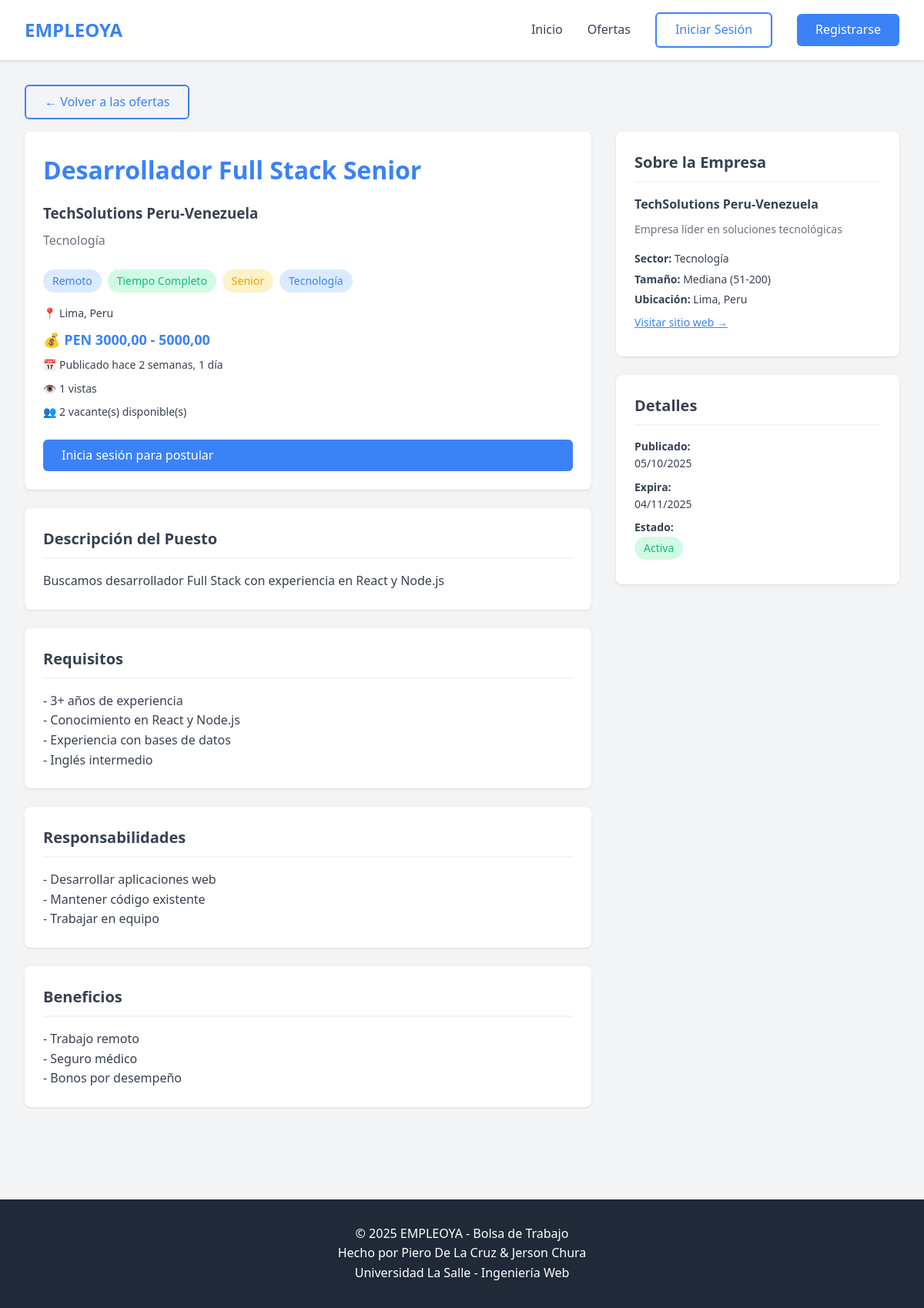
The page /ofertas/1/ on the database as committed earlier.
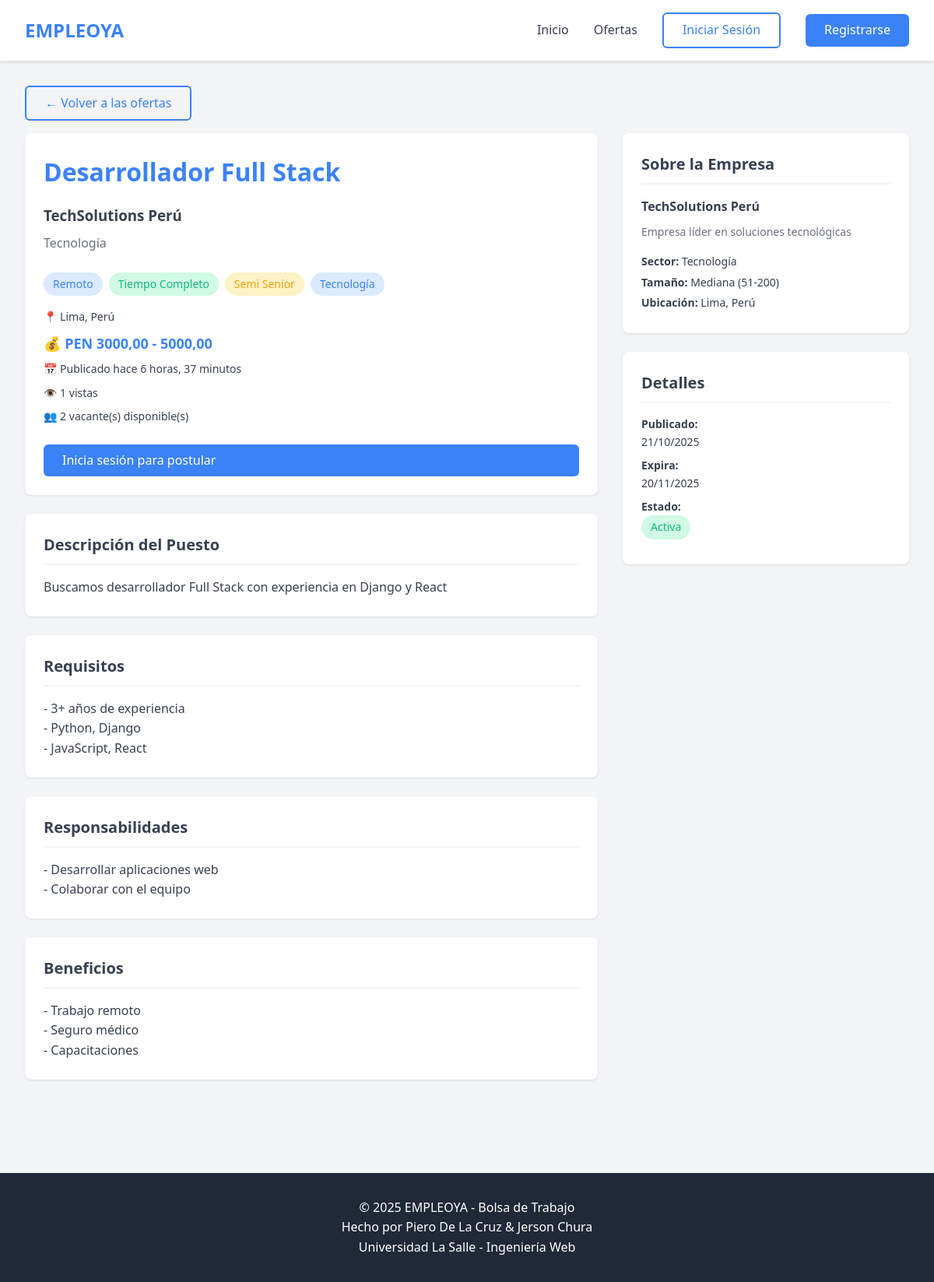
The same page on the database as committed later.
### MyWebApps/models.py (models this page shows, shortened)
class OfertaTrabajo(models.Model):
    MODALIDAD_CHOICES = [
        ('presencial', 'Presencial'),
        ('remoto', 'Remoto'),
        ('hibrido', 'Híbrido'),
    ]
    TIPO_CONTRATO_CHOICES = [
        ('tiempo_completo', 'Tiempo Completo'),
        ('medio_tiempo', 'Medio Tiempo'),
        ('por_proyecto', 'Por Proyecto'),
        ('freelance', 'Freelance'),
        ('practicas', 'Prácticas'),
        ('temporal', 'Temporal'),
    ]
    NIVEL_EXPERIENCIA_CHOICES = [
        ('sin_experiencia', 'Sin Experiencia'),
        ('junior', 'Junior'),
        ('semi_senior', 'Semi Senior'),
        ('senior', 'Senior'),
        ('lead', 'Lead/Experto'),
    ]
    ESTADO_CHOICES = [
        ('borrador', 'Borrador'),
        ('pendiente_aprobacion', 'Pendiente de Aprobación'),
        ('activa', 'Activa'),
        ('pausada', 'Pausada'),
        ('expirada', 'Expirada'),
        ('cerrada', 'Cerrada'),
    ]
    empresa = models.ForeignKey(
        Empresa,
        on_delete=models.CASCADE,
        related_name='ofertas',
        verbose_name='Empresa'
    )
    categoria = models.ForeignKey(
        Categoria,
        on_delete=models.SET_NULL,
        null=True,
        related_name='ofertas',
        verbose_name='Categoría'
    )
    titulo = models.CharField(max_length=200, verbose_name='Título')
    descripcion = models.TextField(verbose_name='Descripción')
    requisitos = models.TextField(blank=True, null=True, verbose_name='Requisitos')
    responsabilidades = models.TextField(blank=True, null=True, verbose_name='Responsabilidades')
    beneficios = models.TextField(blank=True, null=True, verbose_name='Beneficios')
    salario_min = models.DecimalField(
        max_digits=10,
        decimal_places=2,
        blank=True,
        null=True,
        verbose_name='Salario Mínimo'
    )
    salario_max = models.DecimalField(
        max_digits=10,
        decimal_places=2,
        blank=True,
        null=True,
        verbose_name='Salario Máximo'
    )
    moneda = models.CharField(max_length=3, default='PEN', verbose_name='Moneda')
    ubicacion = models.CharField(max_length=200, blank=True, null=True, verbose_name='Ubicación')
    modalidad = models.CharField(
        max_length=20,
        choices=MODALIDAD_CHOICES,
        verbose_name='Modalidad'
    )
    tipo_contrato = models.CharField(
        max_length=20,
        choices=TIPO_CONTRATO_CHOICES,
        verbose_name='Tipo de Contrato'
    )
    nivel_experiencia = models.CharField(
        max_length=20,
        choices=NIVEL_EXPERIENCIA_CHOICES,
        verbose_name='Nivel de Experiencia Requerido'
    )
    vacantes_disponibles = models.IntegerField(
        default=1,
        validators=[MinValueValidator(1)],
        verbose_name='Vacantes Disponibles'
    )
    fecha_publicacion = models.DateTimeField(blank=True, null=True, verbose_name='Fecha de Publicación')
    fecha_expiracion = models.DateTimeField(blank=True, null=True, verbose_name='Fecha de Expiración')
    fecha_inicio_deseada = models.DateField(blank=True, null=True, verbose_name='Fecha de Inicio Deseada')
    estado = models.CharField(
        max_length=30,
        choices=ESTADO_CHOICES,
        default='borrador',
        verbose_name='Estado'
    )
    aprobada_admin = models.BooleanField(default=False, verbose_name='Aprobada por Admin')
    fecha_aprobacion = models.DateTimeField(blank=True, null=True, verbose_name='Fecha de Aprobación')
    vistas = models.IntegerField(default=0, verbose_name='Número de Vistas')
    fecha_creacion = models.DateTimeField(auto_now_add=True, verbose_name='Fecha de Creación')
    fecha_actualizacion = models.DateTimeField(auto_now=True, verbose_name='Última Actualización')
    class Meta:
        db_table = 'oferta_trabajo'
        verbose_name = 'Oferta de Trabajo'
        verbose_name_plural = 'Ofertas de Trabajo'
        ordering = ['-fecha_publicacion', '-fecha_creacion']
        indexes = [
            models.Index(fields=['estado', 'fecha_publicacion']),
            models.Index(fields=['categoria', 'estado']),
            models.Index(fields=['modalidad', 'estado']),
        ]
    def save(self, *args, **kwargs):
        if self.estado == 'activa' and not self.fecha_publicacion:
            self.fecha_publicacion = timezone.now()
        super().save(*args, **kwargs)

class Empresa(models.Model):
    TAMANO_EMPRESA_CHOICES = [
        ('startup', 'Startup (1-10)'),
        ('pyme', 'PYME (11-50)'),
        ('mediana', 'Mediana (51-200)'),
        ('grande', 'Grande (201-1000)'),
        ('corporacion', 'Corporación (1000+)'),
    ]
    usuario = models.OneToOneField(
        Usuario,
        on_delete=models.CASCADE,
        related_name='empresa',
        verbose_name='Usuario'
    )
    nombre_empresa = models.CharField(max_length=200, verbose_name='Nombre de la Empresa')
    ruc = models.CharField(max_length=20, unique=True, null=True, blank=True, verbose_name='RUC')
    descripcion = models.TextField(blank=True, null=True, verbose_name='Descripción')
    sector = models.CharField(max_length=100, blank=True, null=True, verbose_name='Sector')
    ubicacion = models.CharField(max_length=200, blank=True, null=True, verbose_name='Ubicación')
    sitio_web = models.URLField(blank=True, null=True, verbose_name='Sitio Web')
    logo_url = models.CharField(max_length=500, blank=True, null=True, verbose_name='URL del Logo')
    tamaño_empresa = models.CharField(
        max_length=20,
        choices=TAMANO_EMPRESA_CHOICES,
        default='pyme',
        verbose_name='Tamaño de Empresa'
    )
    telefono_empresa = models.CharField(max_length=20, blank=True, null=True, verbose_name='Teléfono')
    verificada = models.BooleanField(default=False, verbose_name='Verificada')
    fecha_creacion = models.DateTimeField(auto_now_add=True, verbose_name='Fecha de Creación')
    fecha_actualizacion = models.DateTimeField(auto_now=True, verbose_name='Última Actualización')
    class Meta:
        db_table = 'empresa'
        verbose_name = 'Empresa'
        verbose_name_plural = 'Empresas'
        ordering = ['-fecha_creacion']

class Categoria(models.Model):
    nombre = models.CharField(max_length=100, unique=True, verbose_name='Nombre')
    descripcion = models.TextField(blank=True, null=True, verbose_name='Descripción')
    icono = models.CharField(max_length=50, blank=True, null=True, verbose_name='Icono')
    activa = models.BooleanField(default=True, verbose_name='Activa')
    fecha_creacion = models.DateTimeField(auto_now_add=True, verbose_name='Fecha de Creación')
    class Meta:
        db_table = 'categoria'
        verbose_name = 'Categoría'
        verbose_name_plural = 'Categorías'
        ordering = ['nombre']

### MyWebApps/views.py (the view)
# urls.py: path('ofertas/<int:oferta_id>/', views.oferta_detalle, name='oferta_detalle'),
def oferta_detalle(request, oferta_id):
    oferta = get_object_or_404(
        OfertaTrabajo.objects.select_related('empresa', 'categoria'),
        id=oferta_id,
        estado='activa'
    )
    oferta.vistas += 1
    oferta.save(update_fields=['vistas'])
    ya_postulo = False
    if request.user.is_authenticated and hasattr(request.user, 'perfil_postulante'):
        ya_postulo = Postulacion.objects.filter(
            oferta=oferta,
            postulante=request.user.perfil_postulante
        ).exists()
    ofertas_similares = OfertaTrabajo.objects.filter(
        categoria=oferta.categoria,
        estado='activa',
        aprobada_admin=True
    ).exclude(id=oferta.id).select_related('empresa')[:4]
    context = {
        'oferta': oferta,
        'ya_postulo': ya_postulo,
        'ofertas_similares': ofertas_similares,
    }
    return render(request, 'MyWebApps/oferta_detalle.html', context)

### MyWebApps/templates/MyWebApps/oferta_detalle.html (shortened to what this page needs)
{% extends 'MyWebApps/base.html' %}
{% block content %}
<div class="container">
    <a href="{% url 'ofertas_lista' %}" class="btn btn-outline mb-2">← Volver a las ofertas</a>
    <div class="grid" style="grid-template-columns: 2fr 1fr; gap: 2rem;">
        <div>
            <div class="card">
                <h1 style="color: var(--primary); margin-bottom: 1rem;">{{ oferta.titulo }}</h1>
                <div style="margin-bottom: 1.5rem;">
                    <h3 style="margin-bottom: 0.5rem;">{{ oferta.empresa.nombre_empresa }}</h3>
                    <p class="text-muted">{{ oferta.empresa.sector }}</p>
                </div>
                <div style="display: flex; gap: 0.5rem; margin-bottom: 1rem; flex-wrap: wrap;">
                    <span class="badge badge-primary">{{ oferta.get_modalidad_display }}</span>
                    <span class="badge badge-success">{{ oferta.get_tipo_contrato_display }}</span>
                    <span class="badge badge-warning">{{ oferta.get_nivel_experiencia_display }}</span>
                    <span class="badge badge-primary">{{ oferta.categoria.nombre }}</span>
                </div>
                <div style="font-size: 0.875rem; color: var(--text); margin-bottom: 1.5rem;">
                    <p style="margin: 0.5rem 0;">📍 {{ oferta.ubicacion }}</p>
                    {% if oferta.salario_min and oferta.salario_max %}
                    <p style="margin: 0.5rem 0; font-weight: 600; color: var(--primary); font-size: 1.125rem;">
                        💰 {{ oferta.moneda }} {{ oferta.salario_min }} - {{ oferta.salario_max }}
                    </p>
                    {% endif %}
                    <p style="margin: 0.5rem 0;">📅 Publicado hace {{ oferta.fecha_publicacion|timesince }}</p>
                    <p style="margin: 0.5rem 0;">👁️ {{ oferta.vistas }} vistas</p>
                    <p style="margin: 0.5rem 0;">👥 {{ oferta.vacantes_disponibles }} vacante(s) disponible(s)</p>
                </div>
                {% if user.is_authenticated and user.tipo_usuario == 'postulante' %}
                    {% if ya_postulo %}
                        <button class="btn btn-secondary" disabled style="width: 100%;">
                            Ya has postulado a esta oferta
                        </button>
                    {% else %}
                        <a href="{% url 'postular_oferta' oferta.id %}" class="btn btn-primary" style="width: 100%;">
                            Postular a esta oferta
                        </a>
                    {% endif %}
                {% elif user.is_authenticated and user.tipo_usuario == 'empleador' %}
                    <button class="btn btn-secondary" disabled style="width: 100%;">
                        Solo postulantes pueden aplicar
                    </button>
                {% else %}
                    <a href="{% url 'login' %}?next={{ request.path }}" class="btn btn-primary" style="width: 100%;">
                        Inicia sesión para postular
                    </a>
                {% endif %}
            </div>
            <div class="card">
                <h3 class="card-header">Descripción del Puesto</h3>
                <p style="white-space: pre-line;">{{ oferta.descripcion }}</p>
            </div>
            {% if oferta.requisitos %}
            <div class="card">
                <h3 class="card-header">Requisitos</h3>
                <p style="white-space: pre-line;">{{ oferta.requisitos }}</p>
            </div>
            {% endif %}
            {% if oferta.responsabilidades %}
            <div class="card">
                <h3 class="card-header">Responsabilidades</h3>
                <p style="white-space: pre-line;">{{ oferta.responsabilidades }}</p>
            </div>
            {% endif %}
            {% if oferta.beneficios %}
            <div class="card">
                <h3 class="card-header">Beneficios</h3>
                <p style="white-space: pre-line;">{{ oferta.beneficios }}</p>
            </div>
            {% endif %}
        </div>
        <div>
            <div class="card">
                <h3 class="card-header">Sobre la Empresa</h3>
                <div style="margin-bottom: 1rem;">
                    <p class="fw-bold" style="margin-bottom: 0.5rem;">{{ oferta.empresa.nombre_empresa }}</p>
                    {% if oferta.empresa.descripcion %}
                    <p class="text-muted" style="font-size: 0.875rem;">{{ oferta.empresa.descripcion|truncatewords:30 }}</p>
                    {% endif %}
                </div>
                <div style="font-size: 0.875rem;">
                    {% if oferta.empresa.sector %}
                    <p style="margin: 0.25rem 0;"><strong>Sector:</strong> {{ oferta.empresa.sector }}</p>
                    {% endif %}
                    {% if oferta.empresa.tamaño_empresa %}
                    <p style="margin: 0.25rem 0;"><strong>Tamaño:</strong> {{ oferta.empresa.get_tamaño_empresa_display }}</p>
                    {% endif %}
                    {% if oferta.empresa.ubicacion %}
                    <p style="margin: 0.25rem 0;"><strong>Ubicación:</strong> {{ oferta.empresa.ubicacion }}</p>
                    {% endif %}
                    {% if oferta.empresa.sitio_web %}
                    <p style="margin: 0.5rem 0;">
                        <a href="{{ oferta.empresa.sitio_web }}" target="_blank" class="text-primary">
                            Visitar sitio web →
                        </a>
                    </p>
                    {% endif %}
                </div>
            </div>
            <div class="card">
                <h3 class="card-header">Detalles</h3>
                <div style="font-size: 0.875rem;">
                    <p style="margin: 0.5rem 0;">
                        <strong>Publicado:</strong><br>
                        {{ oferta.fecha_publicacion|date:"d/m/Y" }}
                    </p>
                    <p style="margin: 0.5rem 0;">
                        <strong>Expira:</strong><br>
                        {{ oferta.fecha_expiracion|date:"d/m/Y" }}
                    </p>
                    <p style="margin: 0.5rem 0;">
                        <strong>Estado:</strong><br>
                        <span class="badge badge-success">{{ oferta.get_estado_display }}</span>
                    </p>
                </div>
            </div>
        </div>
    </div>
</div>
{% endblock %}

### MyWebApps/templates/MyWebApps/base.html (shortened to what this page needs)
<!DOCTYPE html>
<html lang="es">
<head>
</head>
<body>
    <nav class="navbar">
        <div class="navbar-container">
            <a href="{% url 'home' %}" class="navbar-brand">EMPLEOYA</a>
            <ul class="navbar-menu">
                <li><a href="{% url 'home' %}" class="navbar-link">Inicio</a></li>
                <li><a href="{% url 'ofertas_lista' %}" class="navbar-link">Ofertas</a></li>
                {% if user.is_authenticated %}
                    <li><a href="{% url 'dashboard' %}" class="navbar-link">Dashboard</a></li>
                    {% if user.tipo_usuario == 'empleador' %}
                        <li><a href="{% url 'mis_ofertas' %}" class="navbar-link">Mis Ofertas</a></li>
                        <li><a href="{% url 'crear_oferta' %}" class="navbar-link">Crear Oferta</a></li>
                    {% elif user.tipo_usuario == 'postulante' %}
                        <li><a href="{% url 'mis_postulaciones' %}" class="navbar-link">Mis Postulaciones</a></li>
                    {% endif %}
                    <li><a href="{% url 'mi_perfil' %}" class="navbar-link">Mi Perfil</a></li>
                    <li>
                        <span class="navbar-link">Hola, {{ user.nombre }}</span>
                    </li>
                    <li>
                        <a href="{% url 'logout' %}" class="btn btn-danger">Cerrar Sesión</a>
                    </li>
                {% else %}
                    <li><a href="{% url 'login' %}" class="btn btn-outline">Iniciar Sesión</a></li>
                    <li><a href="{% url 'register' %}" class="btn btn-primary">Registrarse</a></li>
                {% endif %}
            </ul>
        </div>
    </nav>
    <main>
        {% block content %}{% endblock %}
    </main>
    <footer class="footer">
        <div class="footer-container">
            <p>&copy; 2025 EMPLEOYA - Bolsa de Trabajo</p>
            <p>Hecho por Piero De La Cruz & Jerson Chura</p>
            <p>Universidad La Salle - Ingeniería Web</p>
        </div>
    </footer>
</body>
</html>

Rows that differ between the two databases and show on the page:
changed OfertaTrabajo "PEN": titulo "Desarrollador Full Stack Senior" → "Desarrollador Full Stack"; empresa.nombre_empresa "TechSolutions Peru-Venezuela" → "TechSolutions Perú"; nivel_experiencia "Senior" → "Semi Senior"; ubicacion "Lima, Peru" → "Lima, Perú"; fecha_publicacion "2 semanas, 1 día" → "6 horas, 37 minutos"; descripcion "Buscamos desarrollador Full Stack con experiencia en React y Node.js" → "Buscamos desarrollador Full Stack con experiencia en Django y React"; requisitos "- 3+ años de experiencia - Conocimiento en React y Node.js - Experiencia con bases de datos - Inglés intermedio" → "- 3+ años de experiencia - Python, Django - JavaScript, React"; responsabilidades "- Desarrollar aplicaciones web - Mantener código existente - Trabajar en equipo" → "- Desarrollar aplicaciones web - Colaborar con el equipo"; beneficios "- Trabajo remoto - Seguro médico - Bonos por desempeño" → "- Trabajo remoto - Seguro médico - Capacitaciones"; empresa.ubicacion "Lima, Peru" → "Lima, Perú"; fecha_publicacion "05/10/2025" → "21/10/2025"; fecha_expiracion "04/11/2025" → "20/11/2025"
Other text that changed with them:
text no longer shown: "Visitar sitio web →"
